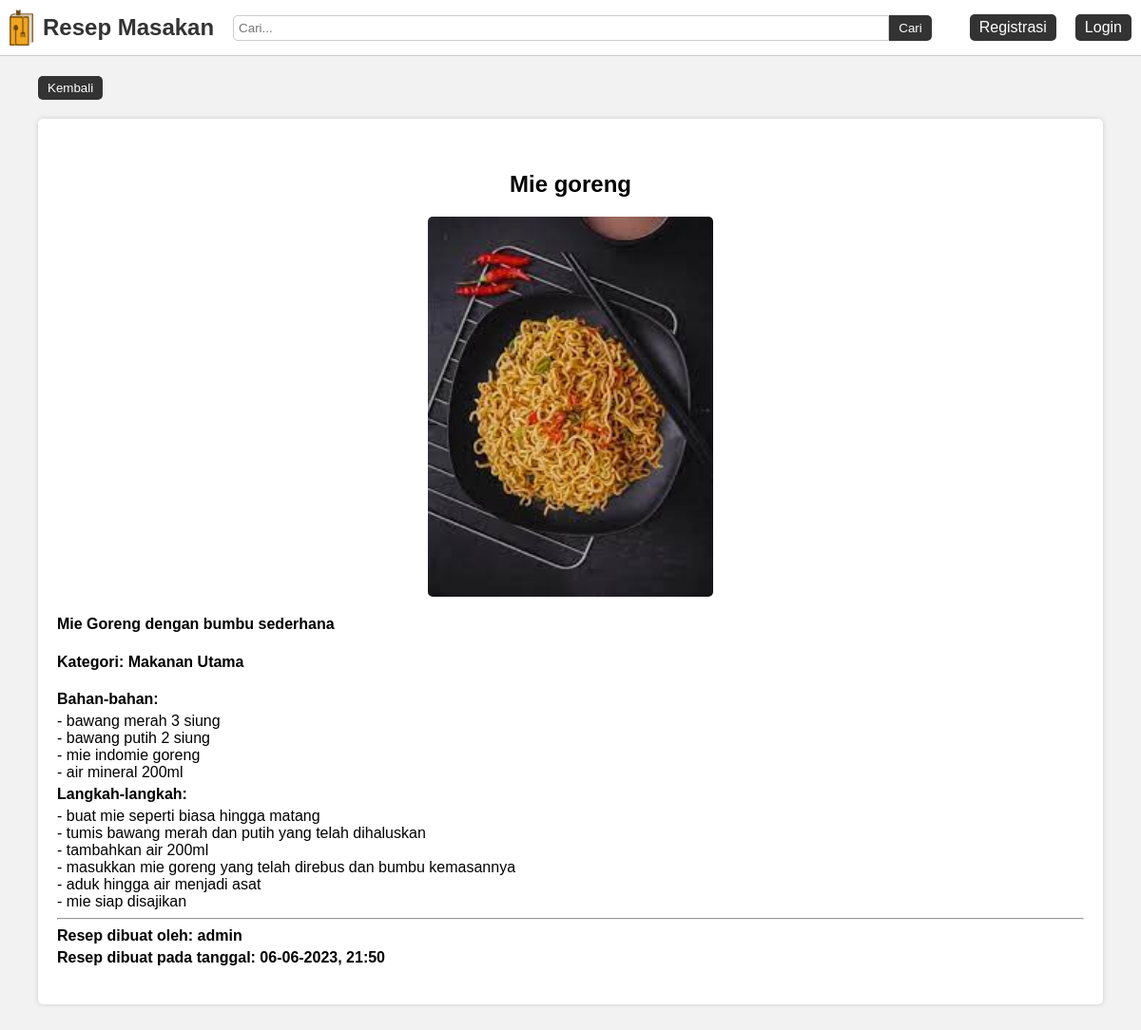
The page /detail_resep.php?id_resep=1 on the database its author committed.
### tables this page shows
CREATE TABLE `resep` (
  `id_resep` int(11) NOT NULL,
  `nama_resep` varchar(100) NOT NULL,
  `deskripsi_resep` text NOT NULL,
  `bahan` text NOT NULL,
  `langkah` text NOT NULL,
  `foto_resep` text DEFAULT NULL,
  `tanggal_resep_dibuat` datetime NOT NULL,
  `id_kategori` int(11) NOT NULL,
  `id_user` int(11) NOT NULL
);

CREATE TABLE `kategori` (
  `id_kategori` int(11) NOT NULL,
  `kategori` varchar(100) NOT NULL
);

CREATE TABLE `user` (
  `id_user` int(11) NOT NULL,
  `username` varchar(50) NOT NULL,
  `password` varchar(255) NOT NULL,
  `nama_lengkap` varchar(50) NOT NULL
);

### detail_resep.php (the view, shortened to what this page needs)
<?php
	require_once 'koneksi.php';
	$id_resep = $_GET['id_resep'];
	$resep = mysqli_query($koneksi, "SELECT * FROM resep INNER JOIN kategori ON kategori.id_kategori = resep.id_kategori INNER JOIN user ON resep.id_user = user.id_user WHERE id_resep = '$id_resep' ORDER BY nama_resep ASC");
	$data_resep = mysqli_fetch_assoc($resep);
?>
<html>
<head>
	<?php include_once 'include_head.php'; ?>
</head>
<body>
	<?php include_once 'include_navbar.php'; ?>
	<div class="container padding-10px margin-top-bottom-50px">
		<button type="button" onclick="return window.history.back()" class="button margin-top-bottom-20px">Kembali</button>
		<div class="card-detail-resep">
		    <h2 class="text-center"><?= $data_resep['nama_resep']; ?></h2>
		    <img src="img/<?= $data_resep['foto_resep']; ?>" alt="Gambar">
		    <h3 class="card-description"><?= $data_resep['deskripsi_resep']; ?></h3>
		    <h4>Kategori: <?= $data_resep['kategori']; ?></h4>
		    <h4 class="margin-top-bottom-5px">Bahan-bahan:</h4>
		    <p class="card-description"><?= $data_resep['bahan']; ?></p>
		    <h4 class="margin-top-bottom-5px">Langkah-langkah:</h4>
		    <p class="card-description"><?= $data_resep['langkah']; ?></p>
		    <hr>
		    <h4 class="margin-top-bottom-5px">Resep dibuat oleh: <?= $data_resep['username']; ?></h4>
		    <h4 class="margin-top-bottom-5px">Resep dibuat pada tanggal: <?= date("d-m-Y, H:i", strtotime($data_resep['tanggal_resep_dibuat'])); ?></h4>
		</div>
	</div>
</body>
</html>

### style.css (style rules this page uses)
* { box-sizing: border-box; font-family: 'Arial', sans-serif; }
body { background-color: #f2f2f2; margin: 0; }
.container { width: 100%; padding-right: 15px; padding-left: 15px; margin-right: auto; margin-left: auto; }
.margin-top-bottom-50px { margin-top: 50px; margin-bottom: 50px; }
.margin-top-bottom-20px { margin-top: 20px; margin-bottom: 20px; }
.margin-top-bottom-5px { margin-top: 5px; margin-bottom: 5px; }
.padding-10px { padding: 10px; }
.text-center { text-align: center; }
.card-description { font-size: 1rem; margin: 0; }
.button { display: inline-block; color: #fff; text-decoration: none; border: none; border-radius: 5px; text-align: center; background-color: #333; padding: 5px 10px; }
.card-detail-resep { position: relative; background-color: #fff; border-radius: 5px; padding: 35px 20px; box-shadow: 0px 0px 5px #ccc; }
.card-detail-resep img { display: block; margin-left: auto; margin-right: auto; border-radius: 5px; margin-bottom: 20px; width: 300px; }
@media (min-width: 768px) { .container { max-width: 720px; } }
@media (min-width: 768px) { .margin-top-bottom-50px { margin-top: 50px; } }
@media (min-width: 992px) { .container { max-width: 960px; } }
@media (min-width: 992px) { .margin-top-bottom-50px { margin-top: 50px; } }
@media (min-width: 1200px) { .container { max-width: 1140px; } }
@media (min-width: 1200px) { .margin-top-bottom-50px { margin-top: 50px; } }

### rows shown on the page
resep: nama_resep "Mie goreng", foto_resep (picture), deskripsi_resep "Mie Goreng dengan bumbu sederhana", id_kategori.kategori "Makanan Utama", bahan "- bawang merah 3 siung - bawang putih 2 siung - mie indomie goreng - air mineral 200ml", langkah "- buat mie seperti biasa hingga matang - tumis bawang merah dan putih yang telah dihaluskan - tambahkan air 200ml - masukkan mie goreng yang telah direbus dan bumbu kemasannya - aduk hingga air menjadi asat - mie siap disajikan", id_user.username "admin", tanggal_resep_dibuat "06-06-2023, 21:50"
